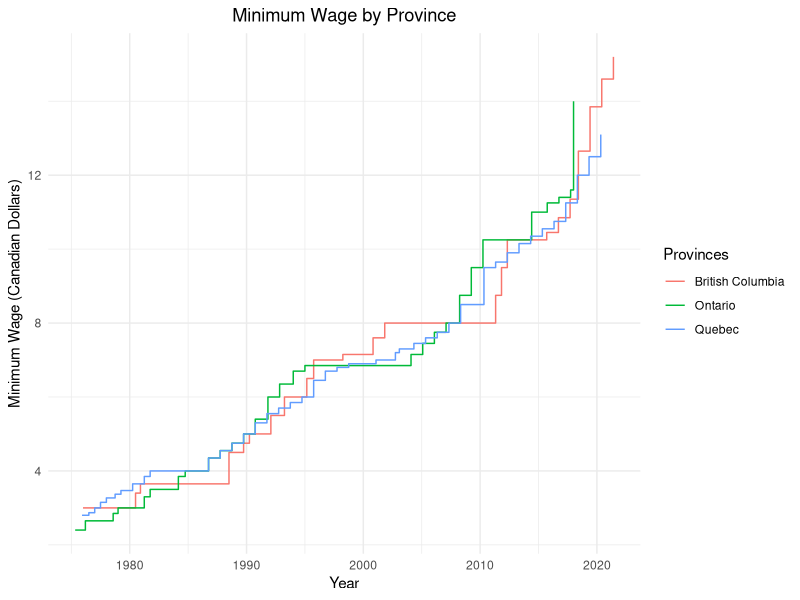
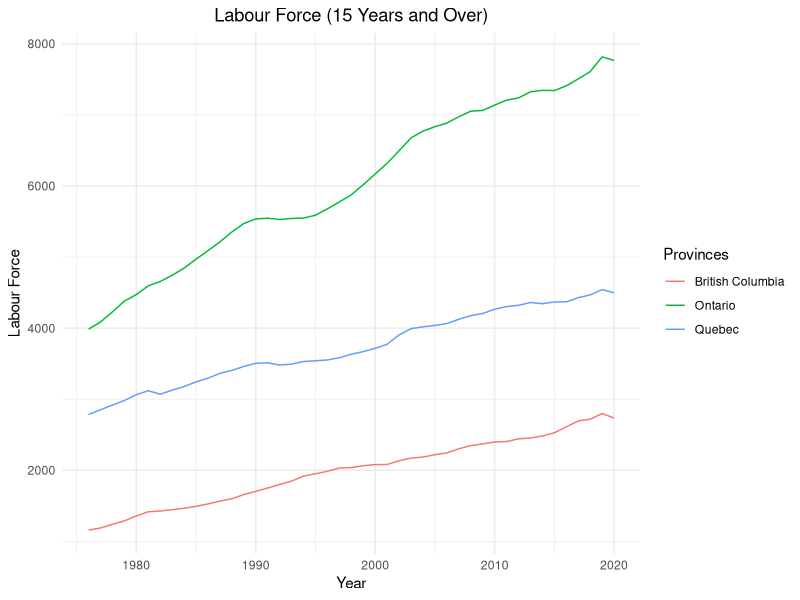
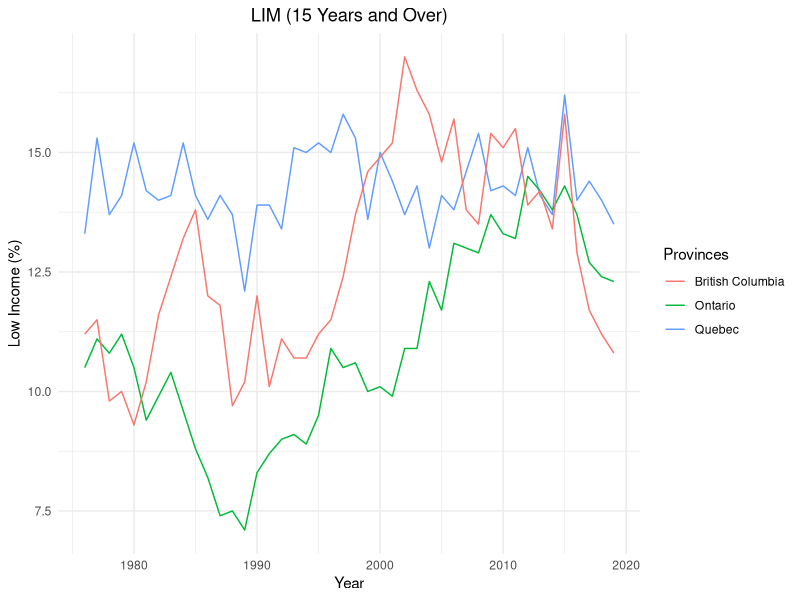
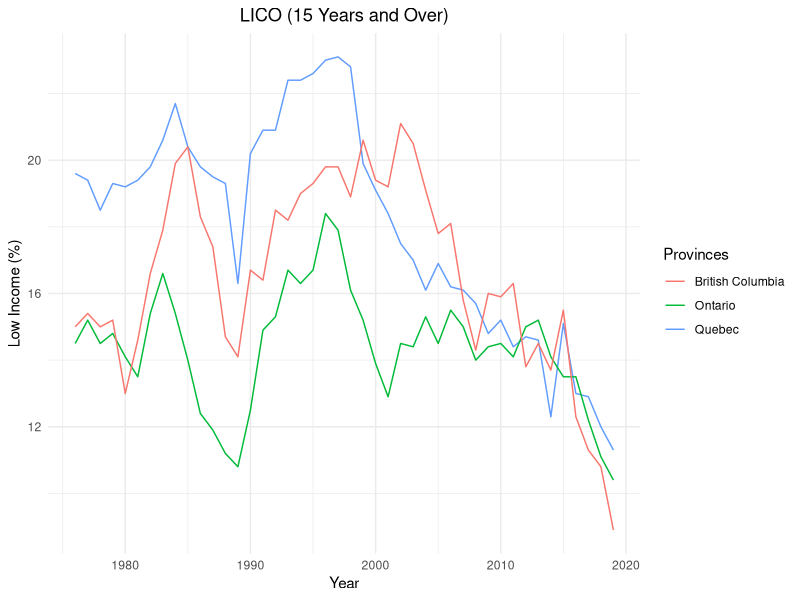

The R source for these figures, in order:
# Clear Memory and Import Libraries

rm(list=ls())

library(ggplot2)
library(sandwich)

# Import Data Set for Low Income (LICO and LIM), 

lowinc_df <- read.table(file="lowincome1976-2019.csv", header=FALSE, sep=',', skip=10, nrows=44)
colnames(lowinc_df) <- c("Year",
                         # Canada 
                         "cdn.all.lim","cdn.all.lico.aftertax","cdn.all.lico.beforetax",
                         "cdn.male.lim","cdn.male.lico.aftertax","cdn.male.lico.beforetax",
                         "cdn.fem.lim","cdn.fem.lico.aftertax","cdn.fem.lico.beforetax",
                         "cdn.fam.lim","cdn.fam.lico.aftertax","cdn.fam.lico.beforetax",
                         "cdn.single.lim","cdn.single.lico.aftertax","cdn.single.lico.beforetax",
                         # Quebec
                         "qbc.all.lim","qbc.all.lico.aftertax","qbc.all.lico.beforetax",
                         "qbc.male.lim","qbc.male.lico.aftertax","qbc.male.lico.beforetax",
                         "qbc.fem.lim","qbc.fem.lico.aftertax","qbc.fem.lico.beforetax",
                         "qbc.fam.lim","qbc.fam.lico.aftertax","qbc.fam.lico.beforetax",
                         "qbc.single.lim","qbc.single.lico.aftertax","qbc.single.lico.beforetax",
                         # Ontario 
                         "ont.all.lim","ont.all.lico.aftertax","ont.all.lico.beforetax",
                         "ont.male.lim","ont.male.lico.aftertax","ont.male.lico.beforetax",
                         "ont.fem.lim","ont.fem.lico.aftertax","ont.fem.lico.beforetax",
                         "ont.fam.lim","ont.fam.lico.aftertax","ont.fam.lico.beforetax",
                         "ont.single.lim","ont.single.lico.aftertax","ont.single.lico.beforetax",
                         # British Columbia
                         "bc.all.lim","bc.all.lico.aftertax","bc.all.lico.beforetax",
                         "bc.male.lim","bc.male.lico.aftertax","bc.male.lico.beforetax",
                         "bc.fem.lim","bc.fem.lico.aftertax","bc.fem.lico.beforetax",
                         "bc.fam.lim","bc.fam.lico.aftertax","bc.fam.lico.beforetax",
                         "bc.single.lim","bc.single.lico.aftertax","bc.single.lico.beforetax")

# Import Data Set for Labour Force (Employment Rate), 

lf_df <- read.table(file="labourforce1976-2019.csv", header=FALSE, sep=',', skip=12, nrows=45)
colnames(lf_df) <- c("Year",
                     #Canada
                     "cdn.lf.15andover","cdn.lf.15to24","cdn.lf.25to54","cdn.lf.55andover",
                     "cdn.employ.15andover","cdn.employ.15to24", "cdn.employ.25to54", "cdn.employ.55andover",
                     "cdn.ftemploy.15andover","cdn.ftemploy.15to24", "cdn.ftemploy.25to54", "cdn.ftemploy.55andover",
                     "cdn.ptemploy.15andover", "cdn.ptemploy.15to24", "cdn.ptemploy.25to54", "cdn.ptemploy.55andover",
                     "cdn.unemploy.15andover", "cdn.unemploy.15to24","cdn.umemploy.25to54","cdn.unemploy55andover",
                     # Quebec 
                     "qbc.lf.15andover","qbc.lf.15to24","qbc.lf.25to54","qbc.lf.55andover",
                     "qbc.employ.15andover","qbc.employ.15to24", "qbc.employ.25to54", "qbc.employ.55andover",
                     "qbc.ftemploy.15andover","qbc.ftemploy.15to24", "qbc.ftemploy.25to54", "qbc.ftemploy.55andover",
                     "qbc.ptemploy.15andover", "qbc.ptemploy.15to24", "qbc.ptemploy.25to54", "qbc.ptemploy.55andover",
                     "qbc.unemploy.15andover", "qbc.unemploy.15to24","qbc.umemploy.25to54","qbc.unemploy55andover",
                     # Ontario 
                     "ont.lf.15andover","ont.lf.15to24","ont.lf.25to54","ont.lf.55andover",
                     "ont.employ.15andover","ont.employ.15to24", "ont.employ.25to54", "ont.employ.55andover",
                     "ont.ftemploy.15andover","ont.ftemploy.15to24", "ont.ftemploy.25to54", "ont.ftemploy.55andover",
                     "ont.ptemploy.15andover", "ont.ptemploy.15to24", "ont.ptemploy.25to54", "ont.ptemploy.55andover",
                     "ont.unemploy.15andover", "ont.unemploy.15to24","ont.umemploy.25to54","ont.unemploy55andover",
                     # British Columbia
                     "bc.lf.15andover","bc.lf.15to24","bc.lf.25to54","bc.lf.55andover",
                     "bc.employ.15andover","bc.employ.15to24", "bc.employ.25to54", "bc.employ.55andover",
                     "bc.ftemploy.15andover","bc.ftemploy.15to24", "bc.ftemploy.25to54", "bc.ftemploy.55andover",
                     "bc.ptemploy.15andover", "bc.ptemploy.15to24", "bc.ptemploy.25to54", "bc.ptemploy.55andover",
                     "bc.unemploy.15andover", "bc.unemploy.15to24","bc.umemploy.25to54","bc.unemploy55andover")   

# Convert Columns' Data Type from Factor to Numeric/Double

lf_df$Year <- as.double(sub(',','',lf_df$Year))
lf_df$cdn.lf.15andover <- as.double(sub(',', '',lf_df$cdn.lf.15andover))
lf_df$cdn.lf.15to24 <- as.double(sub(',', '',lf_df$cdn.lf.15to24))
lf_df$cdn.lf.25to54 <- as.double(sub(',', '',lf_df$cdn.lf.25to54))
lf_df$cdn.lf.55andover <- as.double(sub(',', '',lf_df$cdn.lf.55andover))
lf_df$cdn.employ.15andover <- as.double(sub(',', '',lf_df$cdn.employ.15andover))
lf_df$cdn.employ.15to24 <- as.double(sub(',', '',lf_df$cdn.employ.15to24))
lf_df$cdn.employ.25to54 <- as.double(sub(',', '',lf_df$cdn.employ.25to54))
lf_df$cdn.employ.55andover <- as.double(sub(',', '',lf_df$cdn.employ.55andover))
lf_df$cdn.ftemploy.15andover <- as.double(sub(',', '',lf_df$cdn.ftemploy.15andover))
lf_df$cdn.ftemploy.15to24 <- as.double(sub(',', '',lf_df$cdn.ftemploy.15to24))
lf_df$cdn.ftemploy.25to54 <- as.double(sub(',', '',lf_df$cdn.ftemploy.25to54))
lf_df$cdn.ftemploy.55andover <- as.double(sub(',', '',lf_df$cdn.ftemploy.55andover))
 
lf_df$cdn.ptemploy.15andover <- as.double(sub(',', '',lf_df$cdn.ptemploy.15andover))
lf_df$cdn.ptemploy.15to24 <- as.double(sub(',', '',lf_df$cdn.ptemploy.15to24))
lf_df$cdn.ptemploy.25to54 <- as.double(sub(',', '',lf_df$cdn.ptemploy.25to54))
lf_df$cdn.ptemploy.55andover <- as.double(sub(',', '',lf_df$cdn.ptemploy.55andover))
 
lf_df$qbc.lf.15andover <- as.double(sub(',', '',lf_df$qbc.lf.15andover))
lf_df$qbc.lf.25to54 <- as.double(sub(',', '',lf_df$qbc.lf.25to54))
lf_df$qbc.employ.15andover <- as.double(sub(',', '',lf_df$qbc.employ.15andover))
lf_df$qbc.employ.25to54 <- as.double(sub(',', '',lf_df$qbc.employ.25to54))
lf_df$qbc.ftemploy.15andover <- as.double(sub(',', '',lf_df$qbc.ftemploy.15andover))
lf_df$qbc.ftemploy.25to54 <- as.double(sub(',', '',lf_df$qbc.ftemploy.25to54))

lf_df$ont.lf.15andover <- as.double(sub(',', '',lf_df$ont.lf.15andover))
lf_df$ont.lf.15to24 <- as.double(sub(',', '',lf_df$ont.lf.15to24))
lf_df$ont.lf.25to54 <- as.double(sub(',', '',lf_df$ont.lf.25to54))
lf_df$ont.lf.55andover <- as.double(sub(',', '',lf_df$ont.lf.55andover))
lf_df$ont.employ.15andover <- as.double(sub(',', '',lf_df$ont.employ.15andover))
lf_df$ont.employ.15to24 <- as.double(sub(',', '',lf_df$ont.employ.15to24))
lf_df$ont.employ.25to54 <- as.double(sub(',', '',lf_df$ont.employ.25to54))
lf_df$ont.employ.55andover <- as.double(sub(',', '',lf_df$ont.employ.55andover))
lf_df$ont.ftemploy.15andover <- as.double(sub(',', '',lf_df$ont.ftemploy.15andover))
lf_df$ont.ftemploy.25to54 <- as.double(sub(',', '',lf_df$ont.ftemploy.25to54))
lf_df$ont.ftemploy.55andover <- as.double(sub(',', '',lf_df$ont.ftemploy.55andover))
lf_df$ont.ptemploy.15andover <- as.double(sub(',', '',lf_df$ont.ptemploy.15andover))

lf_df$bc.lf.15andover <- as.double(sub(',', '',lf_df$bc.lf.15andover))
lf_df$bc.lf.25to54 <- as.double(sub(',', '',lf_df$bc.lf.25to54))
lf_df$bc.employ.15andover <- as.double(sub(',', '',lf_df$bc.employ.15andover))
lf_df$bc.employ.25to54 <- as.double(sub(',', '',lf_df$bc.employ.25to54))
lf_df$bc.ftemploy.15andover <- as.double(sub(',', '',lf_df$bc.ftemploy.15andover))
lf_df$bc.ftemploy.25to54 <- as.double(sub(',', '',lf_df$bc.ftemploy.25to54))


# Import Data Set for Provincial Minimum Wages

minwage <- read.table(file="minimumwage.csv", header=TRUE, sep=',')
minwage_df <- minwage[1:3]
minwage_df <- minwage[,c(2,1,3)]

# Change Data Types as for Effective Date & Minimum Wage

minwage_df$Effective.Date <- as.Date(minwage_df$Effective.Date,format="%d-%b-%y")
minwage_df$Minimum.Wage <- as.double(sub('.', '', minwage_df$Minimum.Wage))

# Split Data Set into Ontario, Quebec and British Columbia

qbc_mw <- minwage_df[87:128,]
bc_mw <- minwage_df[223:245,]
ont_mw <- minwage_df[470:498,]
qbc_bc_ont_mw <- rbind(qbc_mw,bc_mw,ont_mw)

# Plot the Historical Minimum Wage Levels of Each Province

ggplot(qbc_bc_ont_mw,aes(Effective.Date,Minimum.Wage,color=factor(Jurisdiction)))+
  geom_step(aes(Effective.Date,Minimum.Wage))+
  labs(x="Year",y="Minimum Wage (Canadian Dollars)",title="Minimum Wage by Province",colour="Provinces")+
  theme_minimal()+  
  theme(plot.title = element_text(hjust = 0.5), legend.position="right")

# Plot Labour Force in Canada by Province

ggplot(lf_df)+ 
  geom_line(aes(Year, qbc.lf.15andover, colour="Quebec"))+
  geom_line(aes(Year, ont.lf.15andover, colour="Ontario"))+
  geom_line(aes(Year, bc.lf.15andover, colour="British Columbia"))+
  labs(x="Year",y="Labour Force",title="Labour Force (15 Years and Over)",colour="Provinces")+
  theme_minimal()+
  theme(plot.title=element_text(hjust=0.5), legend.position="right")

# Plot LIM and LICO in Canada by Province for Individuals 15 and over 

ggplot(lowinc_df)+
  geom_line(aes(Year, qbc.all.lim, colour="Quebec"))+
  geom_line(aes(Year, ont.all.lim, colour="Ontario"))+
  geom_line(aes(Year, bc.all.lim, colour="British Columbia"))+
  labs(x="Year",y="Low Income (%)",title="LIM (15 Years and Over)",colour="Provinces")+
  theme_minimal()+
  theme(plot.title=element_text(hjust=0.5), legend.position="right")

ggplot(lowinc_df)+
  geom_line(aes(Year, qbc.all.lico.beforetax, colour="Quebec"))+
  geom_line(aes(Year, ont.all.lico.beforetax, colour="Ontario"))+
  geom_line(aes(Year, bc.all.lico.beforetax, colour="British Columbia"))+
  labs(x="Year",y="Low Income (%)",title="LICO (15 Years and Over)",colour="Provinces")+
  theme_minimal()+
  theme(plot.title=element_text(hjust=0.5), legend.position="right")                                                                                                                                             


# Combine the Labour Force and Low Income Data Sets

data <-as.data.frame(c(lowinc_df, lf_df[-nrow(lf_df),]))
data$Year <- as.double(sub(',','',data$Year))

# Create Columns with the Annual Minimum Wage Breakdown in each Province
# Transition Years are weighted averages based on the effective date of the minimum wage increase
# e.g. Increase from 6.85 to 7.15 in February 1 2004 = ((1/12)*6.85) + ((11/12)*7.15) = 7.125


min_wage_avgfct <- function(prov_mw){
  years = as.character(rev(seq(from = 1976,to = 2019,by = 1)))
  loop = rep(0,length(years))
  count = 0
  mwyears = as.numeric(substr(prov_mw[,1],1,4))
  for(year in years){
    count = count + 1
    curr_mw = as.numeric(prov_mw[match(year,mwyears),3])
    prev_mw = as.numeric(prov_mw[match(year,mwyears)+1,3]) 
    future_mw = loop[count-1] # since the list we are looping through is in reverse order 
    month = as.numeric(substr(prov_mw[match(year,mwyears),1],6,7))
    print(month)
    print(year)
    print(loop)
    # for the first iteration of the loop only 
    if(count == 1){loop[count] = prov_mw[count,3]}
    # populate values that in the data set and start at the beginning of the year i.e. January 1st 
    else if(!is.na(match(year,mwyears)) && month == 1){loop[count] = prov_mw[count,3]}
    # populate values that are in the inputted data set
    else if(!is.na(match(year,mwyears))){loop[count] = curr_mw * ((12-month)/12) + prev_mw * (month/12)}
    # populate values that are not in the inputted data set
    else if(is.na(match(year,mwyears))){loop[count] = future_mw}
  }
return(loop)
}
ont.mw.avg = min_wage_avgfct(ont_mw)
qbc.mw.avg = min_wage_avgfct(qbc_mw)
bc.mw.avg = min_wage_avgfct(bc_mw)


# Add New Columns to Data, Data Frame

alldata<-cbind(data,ont.mw.avg,qbc.mw.avg,bc.mw.avg)
attach(alldata)

#    ------   LINEAR MODELS USING THE lm() FUNCTION  ------   #

# Ontario Model <- POVRATE = alpha(MINWAGE) + beta(CONTROL VARS) + Residuals

beta <- cbind(1, Year, ont.lf.15andover, ont.lf.15to24, ont.lf.25to54, ont.lf.55andover,
              ont.employ.15andover,ont.employ.15to24, ont.employ.25to54, ont.employ.55andover,
              ont.ftemploy.15andover,ont.ftemploy.15to24, ont.ftemploy.25to54, ont.ftemploy.55andover,
              ont.ptemploy.15andover, ont.ptemploy.15to24, ont.ptemploy.25to54, ont.ptemploy.55andover,
              ont.unemploy.15andover, ont.unemploy.15to24, ont.umemploy.25to54, ont.unemploy55andover)

# All Ontario

ont_lim_all_lin_reg = lm(ont.all.lim ~ 0 + ont.mw.avg + beta)                 # Low Income Measure
ont_licobt_all_lin_reg = lm(ont.all.lico.beforetax ~ 0 + ont.mw.avg + beta)   # Low Income Cut Off Before Tax
ont_licoat_all_lin_reg = lm(ont.all.lico.aftertax ~ 0 + ont.mw.avg + beta)    # Low Income Cut Off After Tax

alphas = coef(ont_lim_all_lin_reg)[2]

# Males in Poverty in Ontario

ont_lim_male_lin_reg = lm(ont.male.lim ~ 0 + ont.mw.avg + beta) 
ont_licobt_male_lin_reg = lm(ont.male.lico.beforetax ~ 0 + ont.mw.avg + beta) 
ont_licoat_male_lin_reg = lm(ont.male.lico.aftertax ~ 0 + ont.mw.avg + beta) 

# Females in Poverty in Ontario

ont_lim_fem_lin_reg = lm(ont.fem.lim ~ 0 + ont.mw.avg + beta) 
ont_licobt_fem_lin_reg = lm(ont.fem.lico.beforetax ~ 0 + ont.mw.avg + beta)
ont_licoat_fem_lin_reg = lm(ont.fem.lico.aftertax ~ 0 + ont.mw.avg + beta)

# Families in Poverty in Ontario

ont_lim_fam_lin_reg = lm(ont.fam.lim ~ 0 + ont.mw.avg + beta) 
ont_licobt_fam_lin_reg = lm(ont.fam.lico.beforetax ~ 0 + ont.mw.avg + beta)
ont_licoat_fam_lin_reg = lm(ont.fam.lico.aftertax ~ 0 + ont.mw.avg + beta)

# Single Individuals in Poverty in Ontario

ont_lim_single_lin_reg = lm(ont.single.lim ~ 0 + ont.mw.avg + beta)
ont_licobt_single_lin_reg = lm(ont.single.lico.beforetax ~ 0 + ont.mw.avg + beta)
ont_licoat_single_lin_reg = lm(ont.single.lico.aftertax ~ 0 + ont.mw.avg + beta)


# Comparing the Fitted Values for Ontario Minimum Wage across the various Poverty Measures 

ont_lim_a = as.double(coef(ont_lim_all_lin_reg)[2])
ont_licobt_a = as.double(coef(ont_licobt_all_lin_reg)[2])
ont_licoat_a = as.double(coef(ont_licoat_all_lin_reg)[2])

ont_lim_male = as.double(coef(ont_lim_all_lin_reg)[2])
ont_licobt_male = as.double(coef(ont_lim_all_lin_reg)[2])
ont_licoat_male = as.double(coef(ont_lim_all_lin_reg)[2])

ont_lim_fem = as.double(coef(ont_lim_all_lin_reg)[2])
ont_licobt_fem = as.double(coef(ont_licobt_fem_lin_reg)[2])
ont_licoat_fem = as.double(coef(ont_licoat_fem_lin_reg)[2])

ont_lim_fam = as.double(coef(ont_lim_fam_lin_reg)[2])
ont_licobt_fam = as.double(coef(ont_licobt_fam_lin_reg)[2])
ont_licoat_fam = as.double(coef(ont_licoat_fam_lin_reg)[2])

ont_lim_single = as.double(coef(ont_lim_single_lin_reg)[2])
ont_licobt_single = as.double(coef(ont_licobt_single_lin_reg)[2])
ont_licoat_single = as.double(coef(ont_licoat_single_lin_reg)[2])


alphas = rbind(ont_lim_a,ont_licoat_a,ont_licobt_a,
               ont_lim_male,ont_licoat_male,ont_licobt_male,
               ont_lim_fem,ont_licoat_fem,ont_licobt_fem,
               ont_lim_fam,ont_licoat_fam,ont_licobt_fam,
               ont_lim_single,ont_licoat_single,ont_licobt_single)

colnames(alphas) = c("Min Wage Coefficients")

# --------      LINEAR MODEL USING THE SANDWICH PACKAGE      ----------------

HC_ont_lim_all_lin_reg = sqrt(diag(vcovHC(ont_lim_all_lin_reg,type="HC0")))
